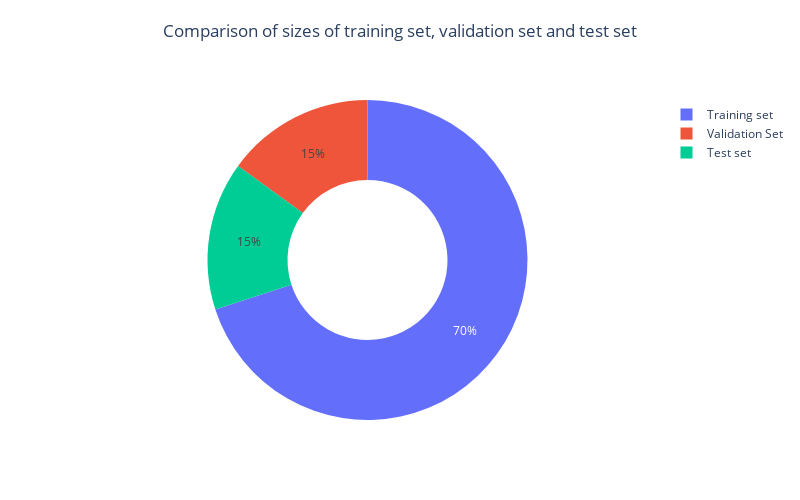

The code cell stored with this chart in its notebook:
### Code cell
# Feature-target split
X, y = df.drop('label', axis = 1), df['label']

# Train-test split (from complete data)
X_train, X_test, y_train, y_test = train_test_split(X, y, test_size = 0.3, random_state = 42)
data_train = pd.concat([X_train, y_train], axis = 1)

# Validation-test split (from test data)
X_val, X_test, y_val, y_test = train_test_split(X_test, y_test, test_size = 0.5, random_state = 40)
data_val, data_test = pd.concat([X_val, y_val], axis = 1), pd.concat([X_test, y_test], axis = 1)

# Comparison of sizes of training set, validation set and test set
values = np.array([len(data_train), len(data_val), len(data_test)])
labels = ['Training set', 'Validation Set', 'Test set']
fig = go.Figure(data = [go.Pie(values = values, labels = labels, hole = 0.5, textinfo = 'percent', title = " ")])
text_title = "Comparison of sizes of training set, validation set and test set"
fig.update_layout(height = 500, width = 800, showlegend = True, title = dict(text = text_title, x = 0.5, y = 0.95)) 
# fig.show()

### Figure 1 — Plotly figure (JSON) as saved in the notebook; plotly's stock layout.template omitted (floating-point values rounded to 4 significant figures)
{"data": [{"hole": 0.5, "labels": ["Training set", "Validation Set", "Test set"], "textinfo": "percent", "title": {"text": " "}, "type": "pie", "values": [42000, 9000, 9000]}], "layout": {"height": 500, "showlegend": true, "title": {"text": "Comparison of sizes of training set, validation set and test set", "x": 0.5, "y": 0.95}, "width": 800}}
